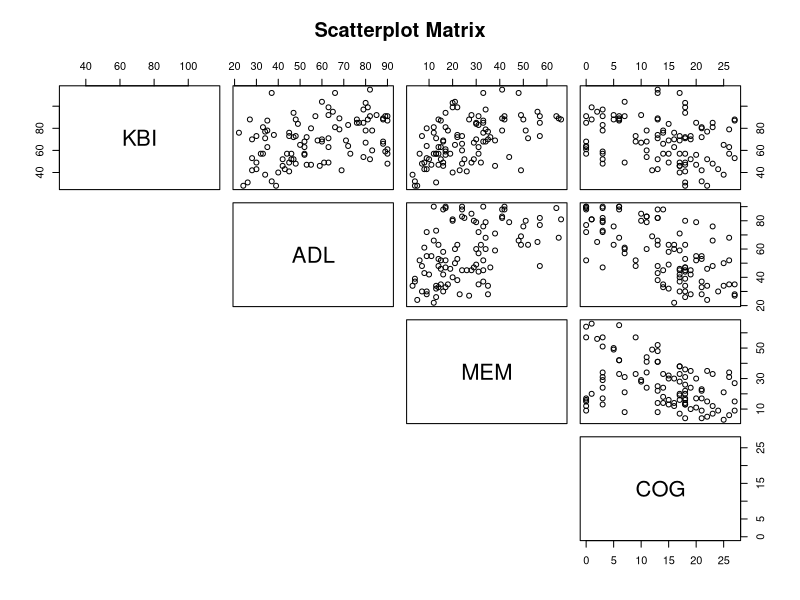
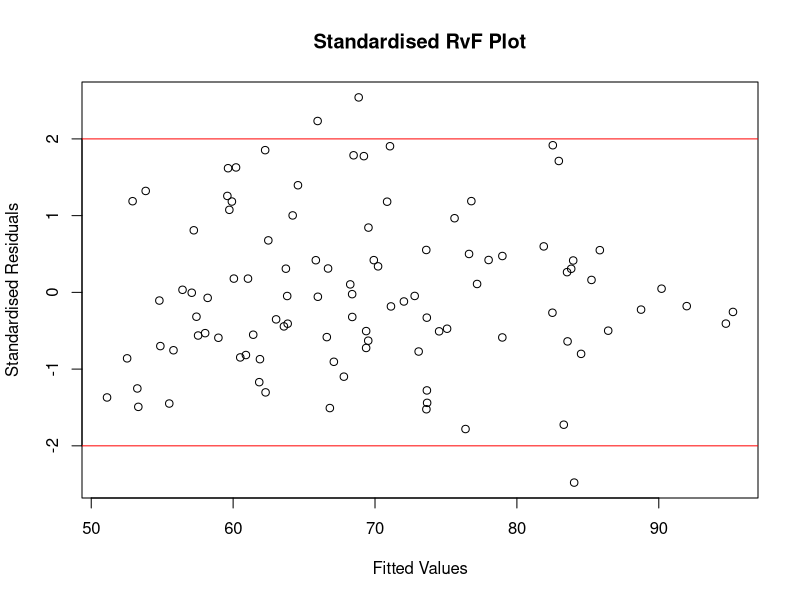
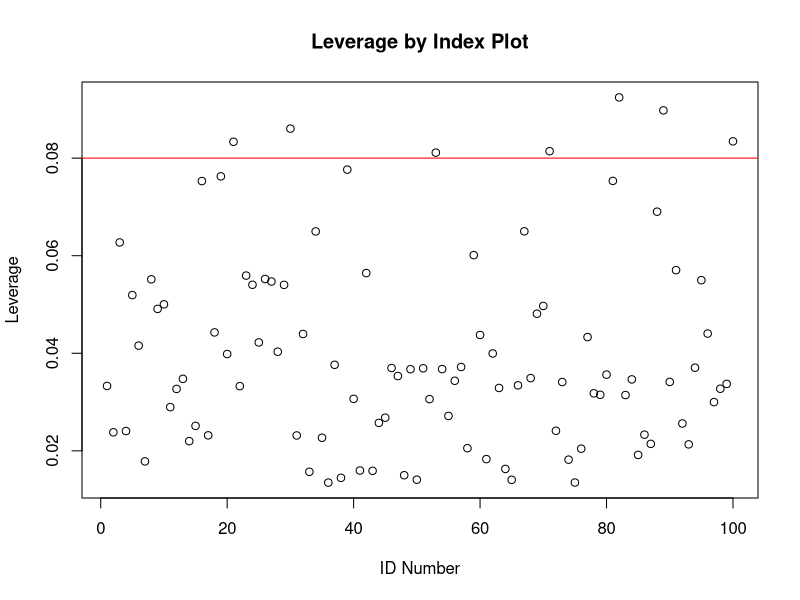
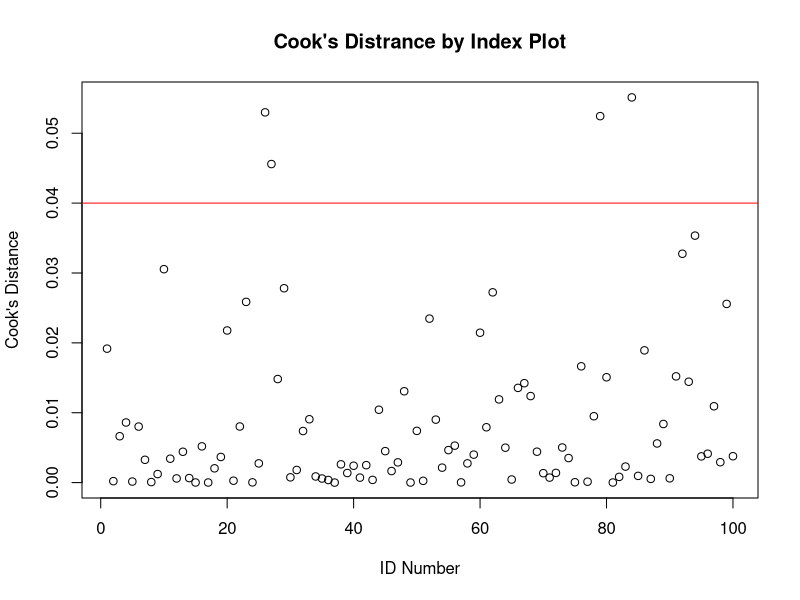

These charts were generated, in order, by the following R code:
## ---- chunk 1
knitr::opts_chunk$set(echo = TRUE)
## ---- chunk 2
setwd('D:/git/DPH112-xjtlu/week09')
## ---- chunk 3
KBI <- c(28,68,59,91,70,38,46,57,89,48,74,78,43,76,72,61,63,77,85,31,79,92,76,91,78,103,99,73,88,64,52,71,41,85,52,68,57,84,91,83,73,57,69,81,71,91,48,94,57,49,88,54,73,87,47,60,65,57,85,28,40,87,80,49,57,32,52,42,49,63,89,67,43,47,70,99,53,78,112,52,68,63,49,42,56,46,72,95,57,88,81,104,88,115,66,92,97,69,112,88)

ADL <- c(39,52,89,57,28,34,42,52,88,90,38,83,30,45,47,90,63,34,76,26,68,85,22,82,80,80,81,30,27,72,46,63,45,77,42,60,33,49,89,72,45,73,58,33,34,90,48,47,32,63,76,79,48,90,55,83,50,44,79,24,40,35,55,45,46,37,47,28,61,35,68,80,43,53,60,63,28,35,37,82,88,52,30,69,52,59,53,65,90,88,66,60,48,82,88,63,79,71,66,81)

MEM <- c(4,33,17,31,35,3,16,6,41,24,22,41,9,33,36,17,14,35,33,13,34,28,12,57,51,20,20,7,27,9,15,52,26,57,10,34,14,30,64,31,24,13,16,17,13,42,7,17,13,32,50,44,57,33,11,24,21,31,30,5,20,15,9,28,19,4,29,23,8,31,65,29,8,14,30,22,9,18,33,25,16,15,16,49,17,38,22,56,12,42,12,21,14,41,24,49,34,38,48,66)

COG <- c(18,9,3,7,19,25,17,26,13,3,13,11,24,14,18,0,16,22,23,18,26,10,16,3,3,18,1,17,27,0,22,13,18,0,19,11,14,15,0,3,19,3,15,21,18,6,23,18,15,15,5,11,9,6,20,11,25,18,20,22,17,27,21,17,17,21,3,21,7,26,6,10,13,18,16,18,27,14,17,13,0,0,18,12,20,17,21,2,0,6,23,7,13,13,14,5,3,17,13,1)

mydata <- data.frame(KBI,ADL,MEM,COG)
str(mydata)
head(mydata)
## ---- chunk 4
pairs(~KBI + ADL + MEM + COG, data = mydata,
      lower.panel = NULL,
      main = "Scatterplot Matrix")
## ---- chunk 5
mydata.LM1 <- lm(KBI ~ ADL + MEM + COG, data = mydata)
summary(mydata.LM1)
## ---- chunk 6
mydata$FITTED <- predict(mydata.LM1, type = "response")
mydata$RESID <- resid(mydata.LM1)

mydata$RSTAND <- rstandard(mydata.LM1)
plot(RSTAND ~ FITTED, data = mydata,
     ylab = "Standardised Residuals",
     xlab = "Fitted Values",
     main = "Standardised RvF Plot")
abline(h = c(-2, 2), col = "red")

mydata[abs(mydata$RSTAND) > 2,]
## ---- chunk 7
mydata$HAT <- hatvalues(mydata.LM1)
HAT.CUT <- 2 * (3 + 1)/ length(KBI)
ID <- seq(1,length(KBI),by = 1)
plot(HAT ~ ID, data = mydata,
     ylab = "Leverage",
     xlab = "ID Number",
     main = "Leverage by Index Plot")
abline(h = HAT.CUT, col = "red")

mydata[mydata$HAT > HAT.CUT,]
## ---- chunk 8
mydata$COOK <- cooks.distance((mydata.LM1))
COOK.CUT <- 4/length(ID)
plot(COOK ~ ID, data = mydata,
     ylab = "Cook's Distance",
     xlab = "ID Number",
     main = "Cook's Distrance by Index Plot")
abline(h = COOK.CUT, col = "red")

mydata[mydata$COOK > COOK.CUT,]

